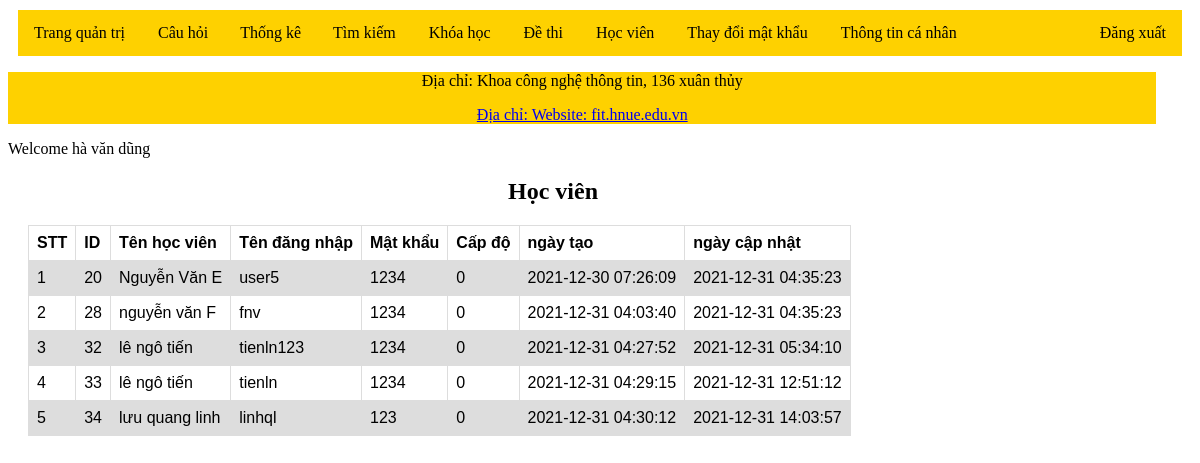
Page /hocvienchuavaothi.php (signed in) on the committed database.
### tables this page shows
CREATE TABLE `users` (
  `user_id` int(11) NOT NULL,
  `name` varchar(100) DEFAULT NULL,
  `user_name` varchar(100) DEFAULT NULL,
  `user_pass` varchar(100) DEFAULT NULL,
  `level` int(11) DEFAULT NULL,
  `create_day` timestamp NOT NULL DEFAULT current_timestamp(),
  `update_day` timestamp NOT NULL DEFAULT current_timestamp() ON UPDATE current_timestamp()
);

### hocvienchuavaothi.php (the view, shortened to what this page needs)
<?php include 'connect.php';
?>
<!DOCTYPE html>
<html lang="en">
<head>
</head>
<body>
    <?php
    require 'header1.php';
    require 'footer.php';
    if (isset($_SESSION['user'])) {
        echo "Welcome " . $_SESSION['user'];
    } else {
        header('location: Form_DN.php');
    }
    ?>
    <table>
        <h2 class='canle'>Học viên</h2>
        <tr>
            <th>STT</th>
            <th>ID</th>
            <th>Tên học viên</th>
            <th>Tên đăng nhập</th>
            <th>Mật khẩu</th>
            <th>Cấp độ</th>
            <th>ngày tạo</th>
            <th>ngày cập nhật</th>
        </tr>
        <?php
        $stt=1;
        $records = mysqli_query($conn, "SELECT * FROM users WHERE NOT EXISTS(SELECT user_id FROM results WHERE users.user_id = results.user_id)AND level='0'");
        while ($data = mysqli_fetch_array($records)) {
        ?>
            <tr>
                <td><?php echo $stt;$stt++; ?></td>
                <td><?php echo $data[0]; ?></td>
                <td><?php echo $data[1]; ?></td>
                <td><?php echo $data[2]; ?></td>
                <td><?php echo $data[3]; ?></td>
                <td><?php echo $data[4]; ?></td>
                <td><?php echo $data[5]; ?></td>
                <td><?php echo $data[6]; ?></td>
            </tr>
        <?php
        }
        ?>
    </table>
</body>
</html>

### hocvienchuavaothi.php (style rules this page uses)
table { font-family: arial, sans-serif; border-collapse: collapse; width: 100%; width: auto; height: auto; margin-left: 20px; }
td, th { border: 1px solid #dddddd; text-align: left; padding: 8px; }
tr:nth-child(even) { background-color: #dddddd; }
.canle { margin-left: 500px; }

### rows in the picture
users: user_id "20", name "Nguyễn Văn E", user_name "user5", user_pass "1234", level "0", create_day "2021-12-30 07:26:09", update_day "2021-12-31 04:35:23"
users: user_id "28", name "nguyễn văn F", user_name "fnv", user_pass "1234", level "0", create_day "2021-12-31 04:03:40", update_day "2021-12-31 04:35:23"
users: user_id "32", name "lê ngô tiến", user_name "tienln123", user_pass "1234", level "0", create_day "2021-12-31 04:27:52", update_day "2021-12-31 05:34:10"
users: user_id "33", name "lê ngô tiến", user_name "tienln", user_pass "1234", level "0", create_day "2021-12-31 04:29:15", update_day "2021-12-31 12:51:12"
users: user_id "34", name "lưu quang linh", user_name "linhql", user_pass "123", level "0", create_day "2021-12-31 04:30:12", update_day "2021-12-31 14:03:57"

### other values in the picture
$_SESSION['user'] "hà văn dũng"
